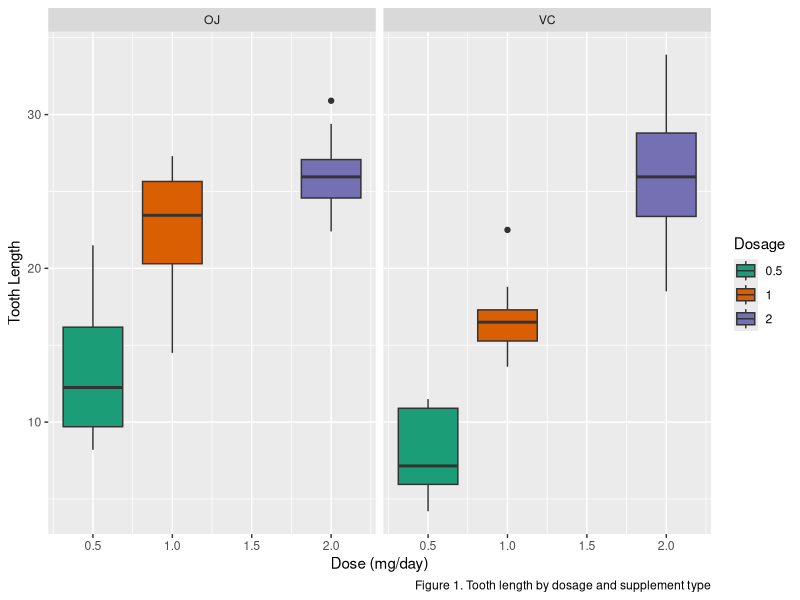
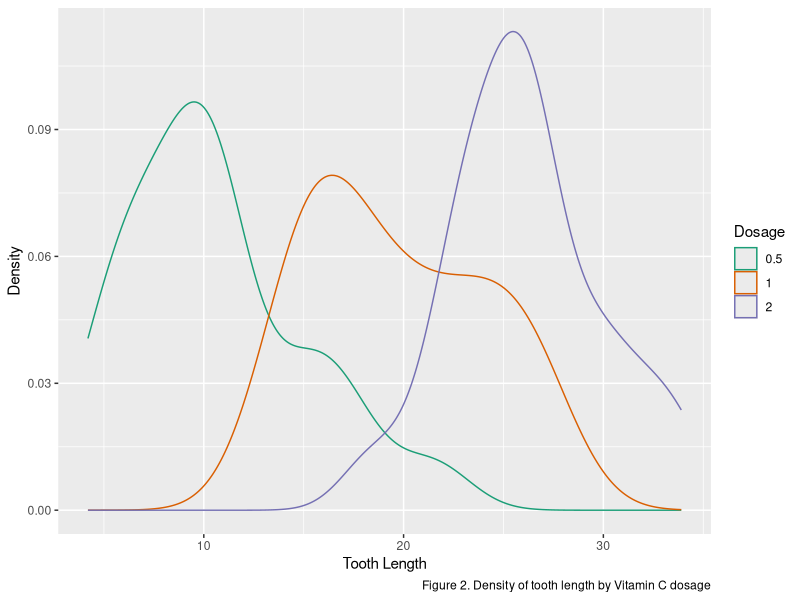

Source code (R) for these figures, in order: (Note: this script raises an error after producing the figures.)
## ---- chunk 1
knitr::opts_chunk$set(echo = TRUE)
## ---- chunk 2
library(tidyverse)
tg <- select(ToothGrowth, Tooth.Length = len, Supplement = supp, Dose = dose) %>%
    mutate(Dosage = as.factor(Dose))

with(tg, table(Dose, Supplement))
## ---- chunk 3
ggplot(tg, aes(x = Dose, y = Tooth.Length, group = Dosage, fill = Dosage)) +
    geom_boxplot() +
    scale_fill_brewer(palette = "Dark2") +
    facet_grid(. ~ Supplement) +
    labs(x = "Dose (mg/day)", y ="Tooth Length", 
         caption = "Figure 1. Tooth length by dosage and supplement type")
## ---- chunk 4
ggplot(tg, aes(Tooth.Length, group = Dosage, color = Dosage)) +
    geom_density() +
    scale_color_brewer(palette = "Dark2") +
    labs(x = "Tooth Length", y = "Density",
         caption = "Figure 2. Density of tooth length by Vitamin C dosage")
## ---- chunk 5
# Permutation testing of supplement method
t.len <- tg$Tooth.Length
supplement <- as.character(tg$Supplement)
mean.diff <- function(length, supp) {
    mean(t.len[supp == "OJ"]) - mean(t.len[supp == "VC"])
}
observation <- mean.diff(t.len, supplement)
permutations <- sapply(1:10000, function(x) mean.diff(t.len, sample(supplement)))
p.val.supplement <- mean(permutations > observation)
## ---- chunk 6
# Permutation testing of dosage groups
tg.subset <- filter(tg, Dose >= 1.0)
t.len <- tg.subset$Tooth.Length
d <- as.character(tg.subset$Dosage)

mean.diff <- function(t.len, d) {
    mean(t.len[d == "2"]) - mean(t.len[d == "1"])
}
observation <- mean.diff(t.len, d)
permutations <- sapply(1:10000, function(x) mean.diff(t.len, sample(d)))
p.val.dose <- mean(permutations > observation)
## ---- chunk 7
# Bootstrap mean tooth length distribution
dat <- tg$Tooth.Length
n <- length(dat)
bootstrap <- 10000
resample <- matrix(sample(dat, n * bootstrap, replace = TRUE), bootstrap, n)
boot.mean <- apply(resample, 1, mean)
boot.mean.025 <- quantile(boot.mean, 0.025)
boot.mean.975 <- quantile(boot.mean, 0.975)

# Mean tooth length distribution of 2.0 mg/day, Orange Juice group
group.means <- group_by(tg, Supplement, Dosage) %>% summarize(x = mean(Tooth.Length))
oj.2.mean <- group.means[(group.means$Supplement == "OJ" & group.means$Dosage == "2"), "x"]
## ---- chunk 8
boot.mean.df <- data.frame(u = boot.mean, Significance = NA)
boot.mean.df$Significance <- ifelse((boot.mean.df$u >= boot.mean.025 & 
                                    boot.mean.df$u <= boot.mean.975),
                               "Normal", "Significant")
boot.mean.df$Significance <- as.factor(boot.mean.df$Significance)
ggplot(boot.mean.df, aes(x = u, fill = Significance)) +
    geom_histogram(binwidth = 0.1) +
    scale_fill_brewer(palette = "Dark2", direction = -1) +
    geom_vline(aes(xintercept = oj.2.mean)) + 
    labs(x = "Mean Tooth Length", y = "Count",
         caption = "Figure 3. Distribution of bootstrapped mean tooth length compared to 
         cohort mean of 2.0 mg/day, orange juice")
